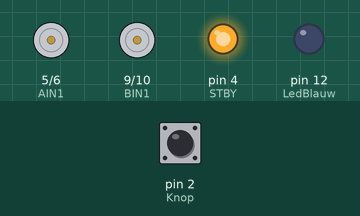
Simulated run of this sketch. Board: Arduino Uno, built with avr-gcc and run on an emulated ATmega328P. Parts: motor-driver pin pairs drawn as motors (green arrow = first pin HIGH = forward, orange = second pin HIGH = backward, longer = more drive, stopped while the standby pin is LOW), output pins drawn as LEDs (lit = HIGH). Dashed ring = blinking. The inputs (shaded band) are chosen by the test bench; at power-on: pin 2 (Knop) HIGH.

Above: at 1.2 s.
1.3 s: pin 2 (Knop) pulled LOW for 0.15 s
At 1.45 s:
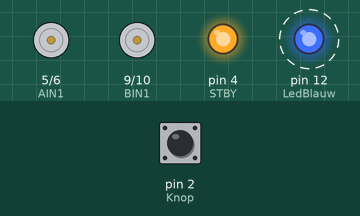
At 6.58 s:
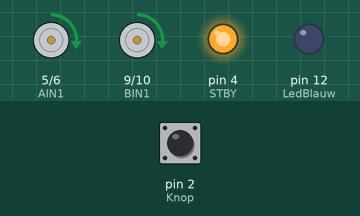
13.4 s: pin 2 (Knop) pulled LOW for 1 s
At 15.66 s:
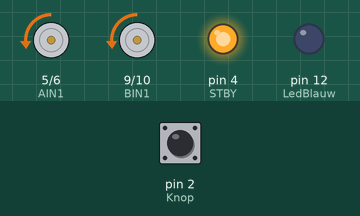
Timing chart, 0 to 22.4 s (numbered marks = the images above; inputs shaded):
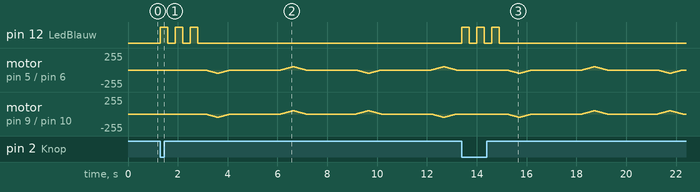

The sketch:

Hbug_POC.ino
```cpp
// Startknop (aangesloten tussen D2 en GND)
const int Knop = 2;

// Led (aangesloten op D12 met voorschakelweerstand)
const int LedBlauw = 12;

// DRV8833 Standby pin
const int STBY = 4;

// Motor A (Rechts)
const int AIN1 = 5;
const int AIN2 = 6;

// Motor B (Links)
const int BIN1 = 9;
const int BIN2 = 10;

// Snelheidsinstelling (0 - 255)
const int maxSnelheid = 50;

// Variabelen
bool StatusKnop;

void setup() {
  Serial.begin(9600);

  pinMode(LedBlauw, OUTPUT);
  pinMode(Knop, INPUT_PULLUP); // Interne pull-up: ingedrukt = LOW

  pinMode(STBY, OUTPUT);
  pinMode(AIN1, OUTPUT);
  pinMode(AIN2, OUTPUT);
  pinMode(BIN1, OUTPUT);
  pinMode(BIN2, OUTPUT);

  // Activeer de DRV8833 driver
  digitalWrite(STBY, HIGH);
}

void loop() {
  // Lees de knop uit (LOW bij indrukken)
  StatusKnop = digitalRead(Knop);

  if (StatusKnop == LOW)
  {
    // Knipperen blauwe LED (3x ter indicatie van start)
    for (int j = 0; j < 3; j++) {
      digitalWrite(LedBlauw, HIGH);
      delay(300);
      digitalWrite(LedBlauw, LOW);
      delay(300);
    }

    // 1. VOORWAARTS
    for (int i = 0; i <= maxSnelheid; i++)
    {
      analogWrite(AIN1, 0);
      analogWrite(AIN2, i);
      analogWrite(BIN1, 0);
      analogWrite(BIN2, i);
      delay(10);
    }
    for (int i = maxSnelheid; i >= 0; i--)
    {
      analogWrite(AIN1, 0);
      analogWrite(AIN2, i);
      analogWrite(BIN1, 0);
      analogWrite(BIN2, i);
      delay(10);
    }

    delay(2000);

    // 2. ACHTERWAARTS
    for (int i = 0; i <= maxSnelheid; i++)
    {
      analogWrite(AIN1, i);
      analogWrite(AIN2, 0);
      analogWrite(BIN1, i);
      analogWrite(BIN2, 0);
      delay(10);
    }
    for (int i = maxSnelheid; i >= 0; i--)
    {
      analogWrite(AIN1, i);
      analogWrite(AIN2, 0);
      analogWrite(BIN1, i);
      analogWrite(BIN2, 0);
      delay(10);
    }

    delay(2000);

    // 3. LINKS DRAAIEN
    for (int i = 0; i <= maxSnelheid; i++)
    {
      analogWrite(AIN1, 0);
      analogWrite(AIN2, i);
      analogWrite(BIN1, i);
      analogWrite(BIN2, 0);
      delay(10);
    }
    for (int i = maxSnelheid; i >= 0; i--)
    {
      analogWrite(AIN1, 0);
      analogWrite(AIN2, i);
      analogWrite(BIN1, i);
      analogWrite(BIN2, 0);
      delay(10);
    }

    delay(2000);

    // 4. RECHTS DRAAIEN
    for (int i = 0; i <= maxSnelheid; i++)
    {
      analogWrite(AIN1, i);
      analogWrite(AIN2, 0);
      analogWrite(BIN1, 0);
      analogWrite(BIN2, i);
      delay(10);
    }
    for (int i = maxSnelheid; i >= 0; i--)
    {
      analogWrite(AIN1, i);
      analogWrite(AIN2, 0);
      analogWrite(BIN1, 0);
      analogWrite(BIN2, i);
      delay(10);
    }
  }
}
```
